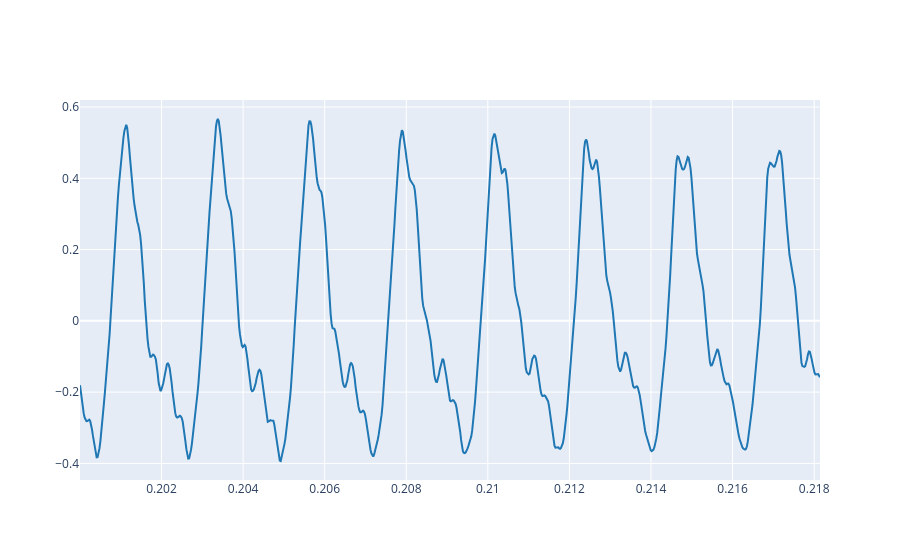

The notebook cell this image was saved under:
### Markdown cell above
3.1. Load your reference audio signal and plot some periods (5-10) where the amplitude is stable. For instance see Ex. 2.3 from Lab 1.

### Code cell
# fundamental frequency 
f0 = 440 

# Define the time window 
t_start = 0.2                     # start time in seconds
t_end = t_start + 8 * (1 / f0)    # show about 8 periods

# Plot the reference signal in that window
plot_signals([ref], fs, t_start=t_start, t_end=t_end, name=['reference signal'])

### Figure 1 — Plotly figure (JSON) as saved in the notebook; plotly's stock layout.template omitted (floating-point values rounded to 4 significant figures; data arrays with more than 128 entries replaced by an {"elided": "..."} marker saying what was removed)
{"data": [{"line": {"color": "#1f77b4", "shape": "linear"}, "mode": "lines", "name": "reference signal", "type": "scatter", "x": {"elided": "801 float values"}, "y": {"elided": "801 float values"}}], "layout": {}}
